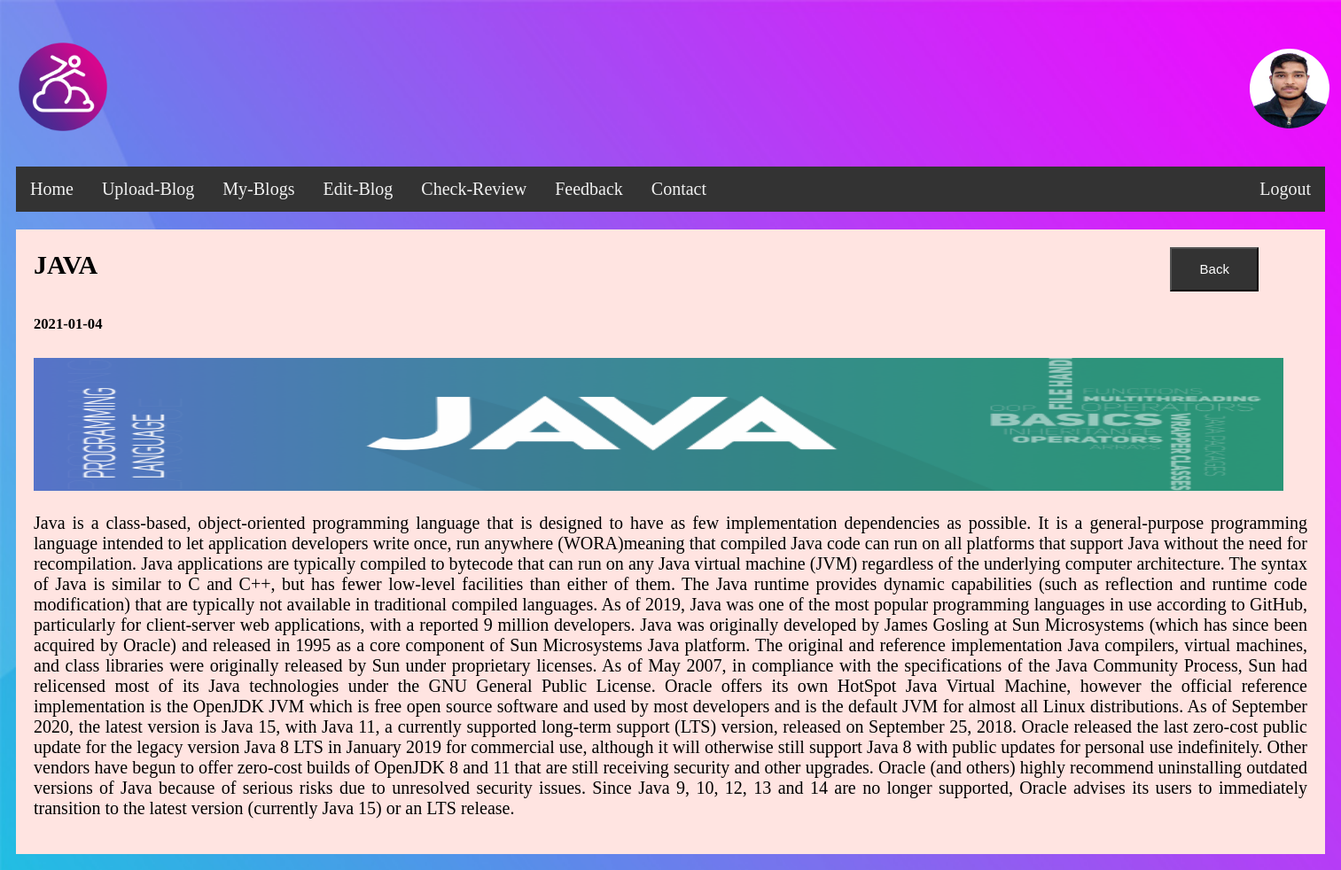
Page /acatsearch.php?sea=java (signed in) on the committed database.
### tables this page shows
CREATE TABLE IF NOT EXISTS `registration` (
  `username` varchar(100) NOT NULL,
  `name` varchar(100) NOT NULL,
  `pswd` varchar(100) NOT NULL,
  `state` varchar(100) NOT NULL,
  `city` varchar(100) NOT NULL,
  `address` varchar(200) NOT NULL,
  `dob` varchar(100) NOT NULL,
  `mob` int(50) NOT NULL,
  `utype` varchar(50) NOT NULL,
  `uphoto` varchar(200) NOT NULL,
  `status` varchar(100) NOT NULL,
  PRIMARY KEY (`username`)
);

CREATE TABLE IF NOT EXISTS `blog` (
  `id` varchar(10) NOT NULL,
  `dname` varchar(200) NOT NULL,
  `category` varchar(400) NOT NULL,
  `title` varchar(500) NOT NULL,
  `date` varchar(100) NOT NULL,
  `image` varchar(500) NOT NULL,
  `stext` varchar(20000) NOT NULL,
  `wtext` varchar(43700) NOT NULL,
  `blogby` varchar(100) NOT NULL
);

### acatsearch.php (the view)
<?php include("anav.php");?>
      <?php
      $sty=$_REQUEST['search'];
      $data=$_REQUEST['sea'];
      $con=mysqli_connect("127.0.0.1","root","","blog_portal");
      $q3="select * from blog where category='$data' OR title='$data' ";
      $result=mysqli_query($con,$q3);
      $row=mysqli_fetch_array($result);
      if($row>0)
      {
      if($sty=='category')
      {
      $con=mysqli_connect("127.0.0.1","root","","blog_portal");
      $q1="select blog.dname,blog.title,blog.date,blog.image,blog.stext,blog.id from blog where category='$data'";
      $res=mysqli_query($con,$q1);
      while($row=mysqli_fetch_array($res))
      {
        $dname=$row[0];
        $title=$row[1];
        $date=$row[2];
        $image=$row[3];
        $stext=$row[4];
        $id=$row[5];
     echo"<div class='card'>";
     echo"<div style='overflow-y:scroll;height:500px;'>";
     echo "<h2 style='display:inline;'>".$title."</h2><a href='userhome.php' style='margin-left:1210px;'><button>Back</button></a>";
     echo "<h5>".$date."</h5>";
     echo "<img src='".$image."' style='width:1410px;height:150px;'>";
     echo"<div><p style='text-align:justify;'>".$stext."</p></div>";
     echo"<b>By:</b>".$dname."<br>";
     echo"<br><a href='acontant.php?id=".$id."'><button name='id'>Read_More</button></a>";
     echo"<hr></div></div>";
      }
  }
else
	  {
      $con=mysqli_connect("127.0.0.1","root","","blog_portal");
      $q2="select * from blog where title='$data'";
      $res=mysqli_query($con,$q2);
      $row=mysqli_fetch_array($res);
      echo"<div class='card'>";
      echo"<div style='height:100%;'>";
      echo "<h2 style='display:inline;'>".$row[3]."</h2><a href='userhome.php' style='margin-left:1210px;'><button>Back</button></a>";
      echo "<h5>".$row[4]."</h5>";
      echo "<img src='".$row[5]."' style='width:1410px;height:150px;'>";
      echo"<div>";
      echo"<p style='text-align:justify;' >".$row[7]."</p></div></div></div>";
	  }
    }
    else
    {
      header("location:userhome.php?message='Try Another keywords'");
    }
	  ?>

### anav.php (shortened to what this page needs)
<!DOCTYPE html>
<html>
<head>
</head>
<body>
<?php
if(isset($_SESSION['user']))
{
$user=$_SESSION['user'];
$con=mysqli_connect("127.0.0.1","root","","blog_portal");
$q1="select * from registration where username='$user' ";
$res=mysqli_query($con,$q1);
if($row=mysqli_fetch_array($res))
{
  $pic=$row[9];
echo"<table>";
echo"<tr><td><h1><img src='images/b11.png' width='100' height='100'> </h1></td>";
echo"<td><a href='vprofile.php' style='text-align:right;'><img src='".$pic."'height='90'width='90' style='border-radius:50px;margin-left:1285px;'></a></td></tr>";
echo "</table>";
}
}
?>
  <div class="topnav">
  <a href="userhome.php">Home</a>
  <a href="upload.php">Upload-Blog</a>
  <a href="myblogs.php">My-Blogs</a>
  <a href="edit.php">Edit-Blog</a>
  <a href="creview.php">Check-Review</a>
  <a href="feedback.php">Feedback</a>
  <a href="acontactus.php">Contact</a>
  <a href="logout.php" style="float:right">Logout</a>
</div>
</body>
</html>

### anav.php (style rules this page uses)
* { box-sizing: border-box; }
body { padding: 10px; background: url(Images/b4.jpg); background-repeat: no-repeat; background-size: 1920px 1965px; font-family: 'Playfair Display', serif; font-size:20px; }
.topnav { overflow: hidden; background-color: #333; }
.topnav a { float: left; display: block; color: #f2f2f2; text-align: center; padding: 14px 16px; text-decoration: none; }
.card { background-color:mistyrose; padding: 20px; margin-top:20px; }
button { width:100px; height:50px; background-color: #333; color:white; font-size:15px; }

### rows in the picture
registration: uphoto (picture)
blog: title "JAVA", date "2021-01-04", image (picture), wtext "Java is a class-based, object-oriented programming language that is designed to have as few implementation dependencies as possible. It is a general-purpose programming language intended to let application developers write once, run anywhere (WORA)meaning that compiled Java code can run on all platforms that support Java without the need for recompilation. Java applications are typically compiled to bytecode that can run on any Java virtual machine (JVM) regardless of the underlying computer architecture. The syntax of Java is similar to C and C++, but has fewer low-level facilities than either of them. The Java runtime provides dynamic capabilities (such as reflection and runtime code…"
